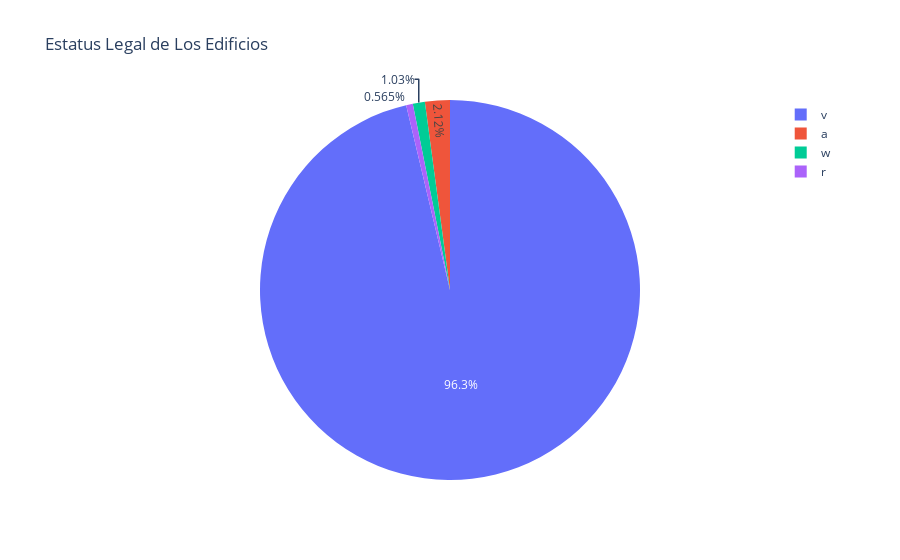

Notebook source saved alongside this figure:
### Code cell
fig = px.pie(df_train_values_original["legal_ownership_status"].value_counts(), 
             values='legal_ownership_status', names=["v","a","w","r"],
             title='Estatus Legal de Los Edificios')
fig.show()

### Figure 1 — Plotly figure (JSON) as saved in the notebook; plotly's stock layout.template omitted (floating-point values rounded to 4 significant figures)
{"data": [{"domain": {"x": [0, 1], "y": [0, 1]}, "hovertemplate": "label=%{label}<br>legal_ownership_status=%{value}<extra></extra>", "labels": ["v", "a", "w", "r"], "legendgroup": "", "name": "", "showlegend": true, "type": "pie", "values": [250939, 5512, 2677, 1473]}], "layout": {"legend": {"tracegroupgap": 0}, "title": {"text": "Estatus Legal de Los Edificios"}}}
